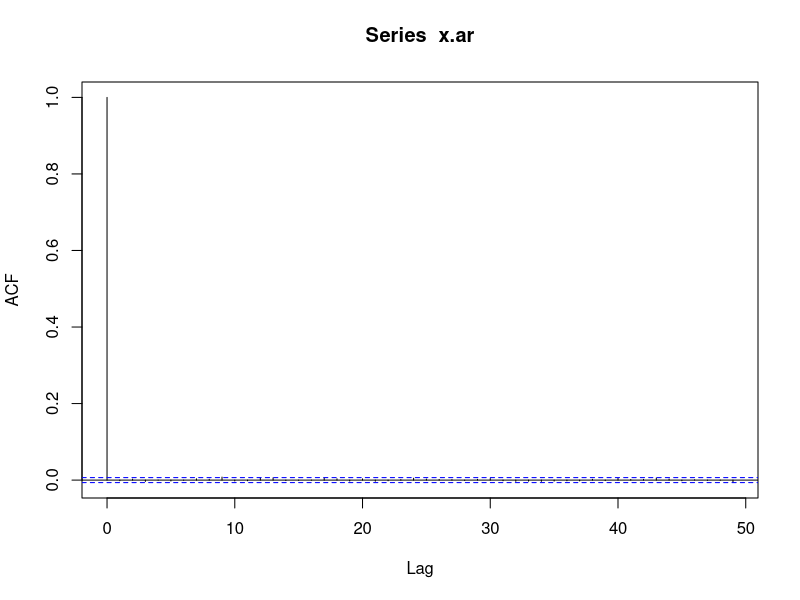
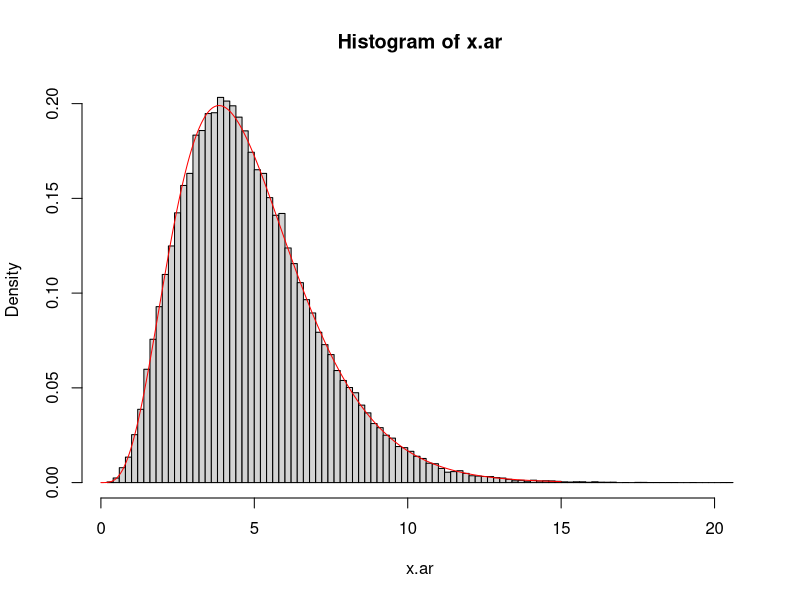
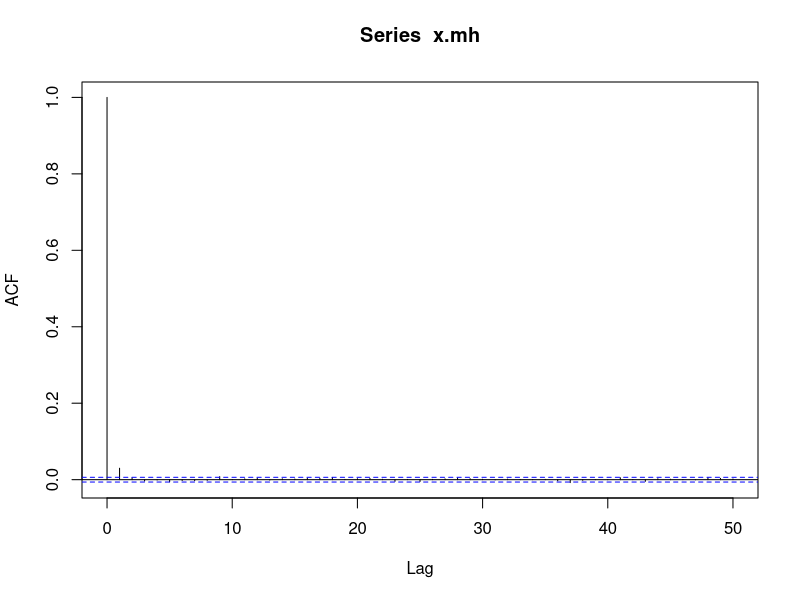
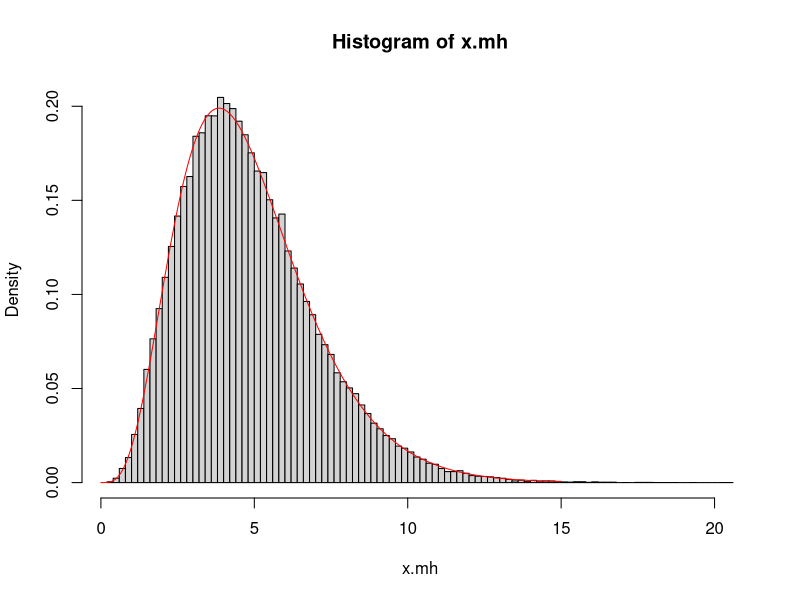
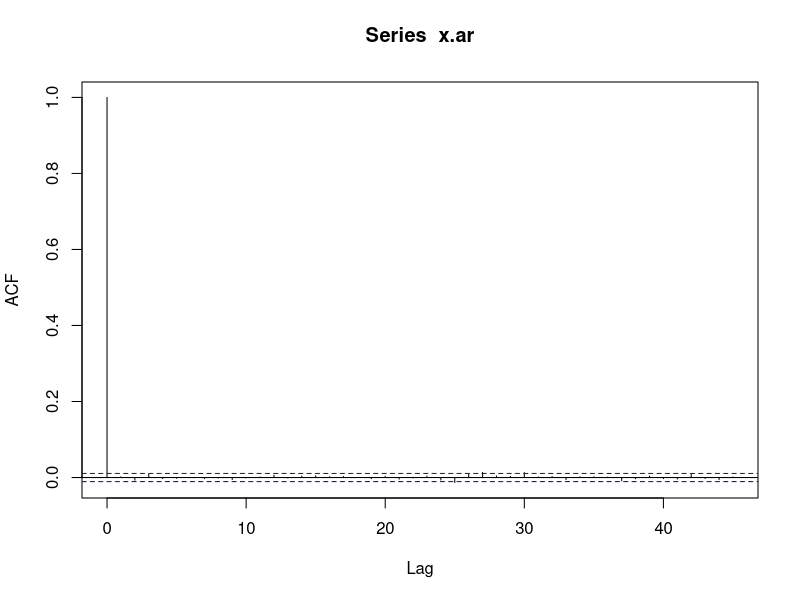
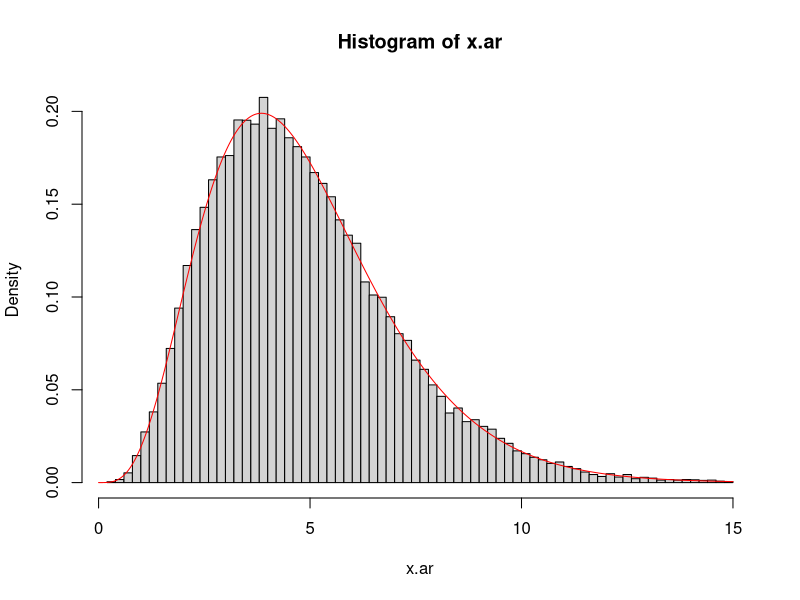
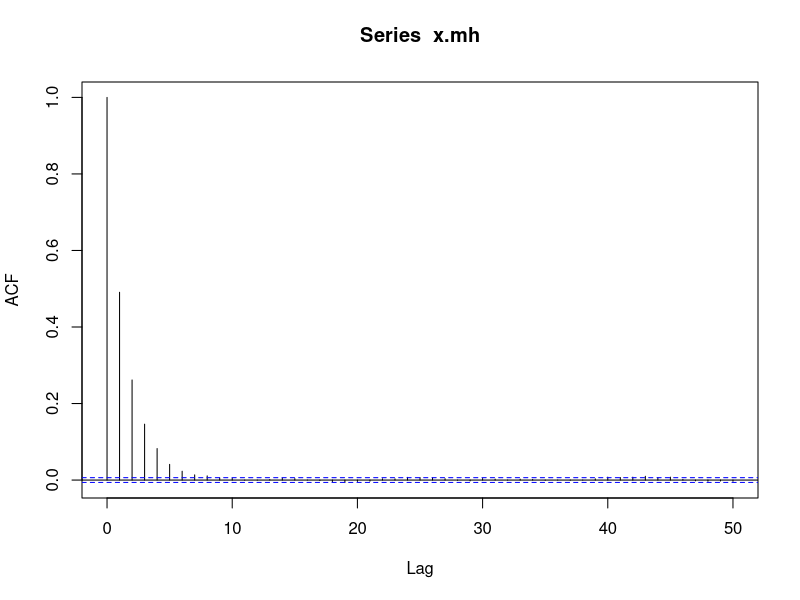
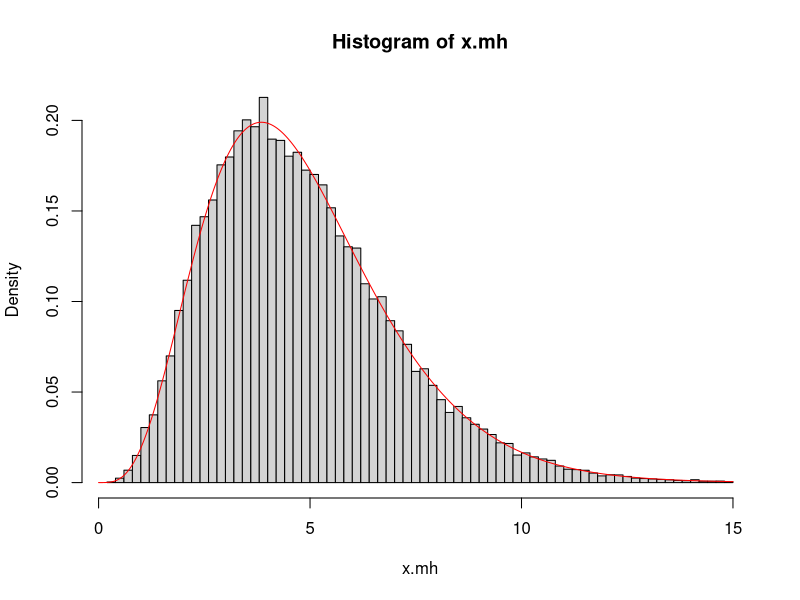

Write R code to recreate these figures, in order.
#' sampling from Gamma distribution
#' 1. Acceptance-Rejection method
#' 2. Metropolis-Hastings method
#' 
Practice6.4 <- function(a=4.85,b=1, size=5000
                        ,g = function(x){dgamma(x=x, shape=a0, rate=b0)}
                        ,rg = function(n){rgamma(n=n, shape=a0, rate=b0)}
){
  a0 <- floor(a)
  b0 <- a0 / a
  f <- function(x){dgamma(x=x, shape=a, rate=b)}
  x.seq <- seq(0, 15, by=0.01)
  # acceptance-rejection method
  print("acceptance-rejection method")
  optimize.obj <- optimize(f=function(x){f(x)/g(x)}, interval=c(0,100), maximum=T)
  M <- optimize.obj$objective
  candidates <- rg(n=size)
  # U < f/Mg => accept
  random.test <- runif(n=size,min=0, max=1)
  x.ar <-  candidates[random.test * M * g(candidates) < f(candidates)]
  print("acceptance ratio")
  print(length(x.ar) / size)
  print("mean")
  print(mean(x.ar))
  print("variance")
  print(var(x=x.ar))
  print("autocorrelation")
  acf(x=x.ar)
  hist(x=x.ar, breaks=100,freq=F)
  lines(x=x.seq, y=f(x.seq), col="red")
  
  # Metropolis-Hastings method
  print("Metropolis-Hastings method")
  # x.initial => candidate => accept or reject
  x.initial <- rgamma(n=1,shape=a0, rate=b0)
  x.mh <- vector(mode="double",length=(size + 1))
  x.mh[1] <- x.initial
  count.accept <- 0
  for(i in 1:(length(candidates))){
    candidate <- candidates[i]
    ratio <- f(candidate) * g(x.mh[i]) / (f(x.mh[i]) * g(candidate))
    if (ratio > random.test[i]){
      x.mh[i+1] <- candidate
      count.accept <- count.accept + 1
    } else {
      x.mh[i+1] <- x.mh[i]
    }
  }
  x.mh <- x.mh[-1]
  print("acceptance ratio")
  print(count.accept / size)
  print("mean")
  print(mean(x.mh))
  print("variance")
  print(var(x=x.mh))
  print("autocorrelation")
  acf(x=x.mh)
  hist(x=x.mh, breaks=100,freq=F)
  lines(x=x.seq, y=f(x.seq), col="red")
}

Practice6.4(size=100000)
Practice6.4(g=function(x){1},rg=function(n){runif(n=n, min=0, max=15)}, size=100000)
# 一様分布のMHでも, 10ステップ毎くらいにすれば自己相関が無視出来そうである.
# いずれにせよ, 受理率はMHの方が大きくなっていることを確認できる.
